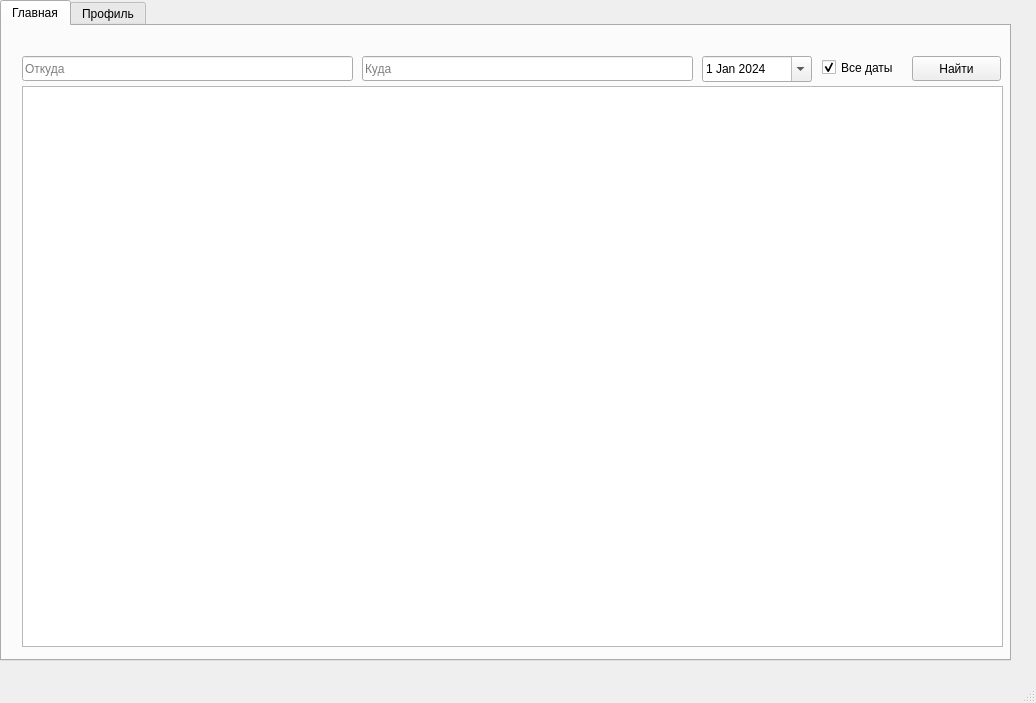
<?xml version="1.0" encoding="UTF-8"?>
<ui version="4.0">
 <class>TicketsWindow</class>
 <widget class="QMainWindow" name="TicketsWindow">
  <property name="enabled">
   <bool>true</bool>
  </property>
  <property name="geometry">
   <rect>
    <x>0</x>
    <y>0</y>
    <width>1036</width>
    <height>703</height>
   </rect>
  </property>
  <property name="windowTitle">
   <string>AviasalesKiller</string>
  </property>
  <widget class="QWidget" name="centralwidget">
   <widget class="QTabWidget" name="tabWidget">
    <property name="geometry">
     <rect>
      <x>0</x>
      <y>0</y>
      <width>1011</width>
      <height>661</height>
     </rect>
    </property>
    <property name="currentIndex">
     <number>0</number>
    </property>
    <widget class="QWidget" name="Flyght">
     <attribute name="title">
      <string>Главная</string>
     </attribute>
     <widget class="QTableView" name="Flying_Table">
      <property name="geometry">
       <rect>
        <x>20</x>
        <y>60</y>
        <width>981</width>
        <height>561</height>
       </rect>
      </property>
     </widget>
     <widget class="QLineEdit" name="To_Edit">
      <property name="geometry">
       <rect>
        <x>360</x>
        <y>30</y>
        <width>331</width>
        <height>25</height>
       </rect>
      </property>
      <property name="placeholderText">
       <string>Куда</string>
      </property>
     </widget>
     <widget class="QLineEdit" name="From_Edit">
      <property name="geometry">
       <rect>
        <x>20</x>
        <y>30</y>
        <width>331</width>
        <height>25</height>
       </rect>
      </property>
      <property name="placeholderText">
       <string>Откуда</string>
      </property>
     </widget>
     <widget class="QPushButton" name="Search_Button">
      <property name="geometry">
       <rect>
        <x>910</x>
        <y>30</y>
        <width>89</width>
        <height>25</height>
       </rect>
      </property>
      <property name="text">
       <string>Найти</string>
      </property>
     </widget>
     <widget class="QDateEdit" name="Date_Edit">
      <property name="geometry">
       <rect>
        <x>700</x>
        <y>30</y>
        <width>110</width>
        <height>26</height>
       </rect>
      </property>
      <property name="dateTime">
       <datetime>
        <hour>7</hour>
        <minute>0</minute>
        <second>0</second>
        <year>2024</year>
        <month>1</month>
        <day>1</day>
       </datetime>
      </property>
      <property name="time">
       <time>
        <hour>7</hour>
        <minute>0</minute>
        <second>0</second>
       </time>
      </property>
      <property name="currentSection">
       <enum>QDateTimeEdit::DaySection</enum>
      </property>
      <property name="calendarPopup">
       <bool>true</bool>
      </property>
     </widget>
     <widget class="QCheckBox" name="CheckData">
      <property name="enabled">
       <bool>true</bool>
      </property>
      <property name="geometry">
       <rect>
        <x>820</x>
        <y>30</y>
        <width>92</width>
        <height>23</height>
       </rect>
      </property>
      <property name="acceptDrops">
       <bool>false</bool>
      </property>
      <property name="text">
       <string>Все даты</string>
      </property>
      <property name="checked">
       <bool>true</bool>
      </property>
      <property name="tristate">
       <bool>false</bool>
      </property>
     </widget>
    </widget>
    <widget class="QWidget" name="profile">
     <attribute name="title">
      <string>Профиль</string>
     </attribute>
     <widget class="QLabel" name="user">
      <property name="geometry">
       <rect>
        <x>10</x>
        <y>20</y>
        <width>211</width>
        <height>17</height>
       </rect>
      </property>
      <property name="text">
       <string/>
      </property>
     </widget>
     <widget class="QLabel" name="mail">
      <property name="geometry">
       <rect>
        <x>10</x>
        <y>50</y>
        <width>211</width>
        <height>17</height>
       </rect>
      </property>
      <property name="text">
       <string/>
      </property>
     </widget>
     <widget class="QTableView" name="Buy_Ticket_Table">
      <property name="geometry">
       <rect>
        <x>10</x>
        <y>80</y>
        <width>981</width>
        <height>531</height>
       </rect>
      </property>
     </widget>
    </widget>
   </widget>
  </widget>
  <widget class="QMenuBar" name="menubar">
   <property name="geometry">
    <rect>
     <x>0</x>
     <y>0</y>
     <width>1036</width>
     <height>22</height>
    </rect>
   </property>
  </widget>
  <widget class="QStatusBar" name="statusbar"/>
 </widget>
 <resources/>
 <connections/>
</ui>
